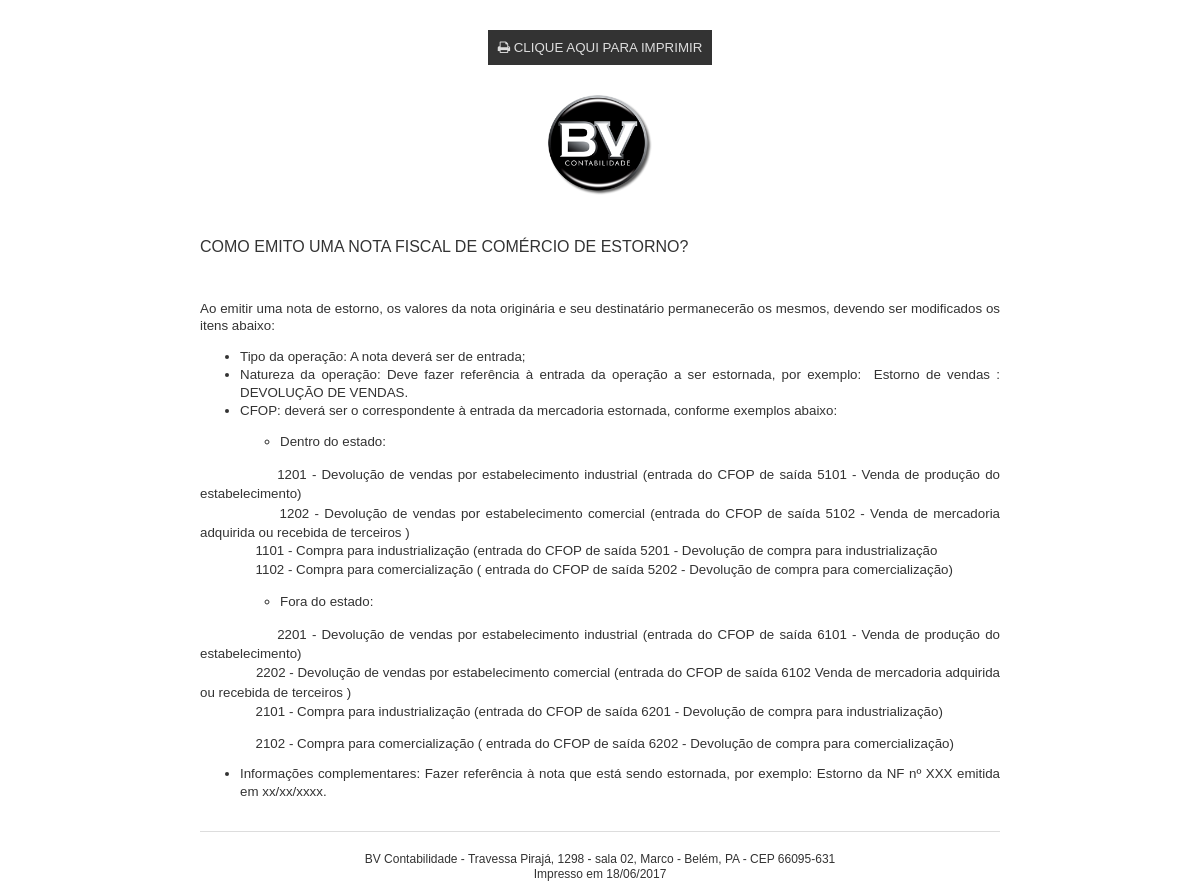
/versaoimpressa.php?idfaq=2, run on the app's committed database.
### tables this page shows
CREATE TABLE IF NOT EXISTS `noticias` (
  `id` int(10) NOT NULL AUTO_INCREMENT,
  `autor` varchar(255) DEFAULT NULL,
  `titulo` varchar(255) DEFAULT NULL,
  `resumo` text,
  `id_categoria` int(10) DEFAULT NULL,
  `id_subcategoria` int(10) DEFAULT NULL,
  `id_subsubcategoria` int(10) DEFAULT NULL,
  `id_galeria` int(10) DEFAULT NULL,
  `id_galeriavideo` int(10) DEFAULT NULL,
  `texto` text,
  `video` varchar(255) DEFAULT NULL,
  `legenda_video` varchar(255) DEFAULT NULL,
  `imagem_1` varchar(255) DEFAULT NULL,
  `imagem_2` varchar(255) DEFAULT NULL,
  `legenda_imagem_1` varchar(255) DEFAULT NULL,
  `legenda_imagem_2` varchar(255) DEFAULT NULL,
  `status` char(1) DEFAULT 's',
  `tipo` varchar(50) DEFAULT NULL,
  `data` datetime DEFAULT NULL,
  `novo_comentario` char(1) DEFAULT 'n',
  `capa` char(1) DEFAULT NULL,
  PRIMARY KEY (`id`)
);

### admin/funcaoform.php (called while the page is built, shortened)
<?php
function seguranca($valor)
{
	$array = array("DELETE", " OR ", "UPDATE", "INSERT", "DROP", "SELECT", "TABLE", "WHERE", "'", "/", "UNION", "JOIN");
	$valor = str_ireplace($array,"",$valor);
	return $valor;
}
?>

### versaoimpressa.php (the view, shortened to what this page needs)
<?php
include("admin/funcaoform.php");
?>
<!DOCTYPE html PUBLIC "-//W3C//DTD XHTML 1.0 Transitional//EN" "http://www.w3.org/TR/xhtml1/DTD/xhtml1-transitional.dtd">
<html xmlns="http://www.w3.org/1999/xhtml">
<head>
<link type="text/css" rel="stylesheet" href="js/themes/base/jquery.ui.all.css" />
<link href="css/font-awesome.css" rel="stylesheet" type="text/css" />
<link type="text/css" rel="stylesheet" href="estilosimpressao.css" />
</head>
<body>
	<div id="site_interno">
    	<div class="imprimir"><button class="button" onclick="print();"><i class="fa fa-print"></i> Clique aqui para imprimir</button></div>
    	<table width="100%" cellpadding="0" cellspacing="0">
        <thead>
          <tr>
             <th width=100% id="cabecalho"><img src="imagens/logo.png" border="0" height="100" /></th>
          </tr>
        </thead>
        <tfoot>
          <tr>
             <td width=100% id="rodape">BV Contabilidade - Travessa Piraj&aacute;, 1298 - sala 02, Marco - Bel&eacute;m, PA - CEP 66095-631<br />
            Impresso em <?php echo date("d/m/Y");?></td>
          </tr>
        </tfoot>
        <tbody>
         <tr>
           <td width="100%" class="texto" valign="top">
                    <?php
                    $idfaq = seguranca(@$_GET['idfaq']);
                    $sql = mysql_query("SELECT * FROM noticias WHERE id = '".$idfaq."'");
                    $reg = mysql_fetch_array($sql);
                    ?>
                    <h2><?php echo html_entity_decode($reg['titulo']);?></h2>
                    <?php echo html_entity_decode($reg['texto']);?>
           </td>
         </tr>
        </tbody>
        </table>
    </div>
</body>
</html>

### estilosimpressao.css (style rules this page uses)
body { margin-left: 0px; margin-top: 0px; margin-right: 0px; margin-bottom: 0px; font-size: 10pt; color: #333; font-family: Arial; }
#site_interno { width: 800px; height: auto; margin: 0 auto 0 auto; text-align: center; }
#cabecalho { text-align: center; margin: 0 0 30px 0 ; clear: both; height: 100px; }
#rodape { padding-top: 20px; font-size: 12px; line-height: 130%; width: 100%; text-align: center; border-top: 1px solid #DDD; }
.texto { width: 100%; height:auto; margin: 0 auto; padding: 10px 0 0 0; text-align: left; }
.texto h2 { text-transform: uppercase; font-size: 12pt; font-weight: normal; }
.texto { line-height: 130%; text-align: justify; }
.button { background: #333; color: #DDD; padding: 10px; text-transform: uppercase; cursor: pointer; border: none; }
.imprimir { margin: 30px 0; clear: both; }
tbody .texto { padding-top: 30px; min-height: 790px; }

### data on the page
noticias: titulo "COMO EMITO UMA NOTA FISCAL DE COMÉRCIO DE ESTORNO?", texto "Ao emitir uma nota de estorno, os valores da nota originária e seu destinatário permanecerão os mesmos, devendo ser modificados os itens abaixo: Tipo da operação: A nota deverá ser de entrada; Natureza da operação: Deve fazer referência à entrada da operação a ser estornada, por exemplo: Estorno de vendas : DEVOLUÇÃO DE VENDAS. CFOP: deverá ser o correspondente à entrada da mercadoria estornada, conforme exemplos abaixo: Dentro do estado: 1201 - Devolução de vendas por estabelecimento industrial (entrada do CFOP de saída 5101 - Venda de produção do estabelecimento) 1202 - Devolução de vendas por estabelecimento comercial (entrada do CFOP de saída 5102 - Venda de mercadoria adquirida ou…"
